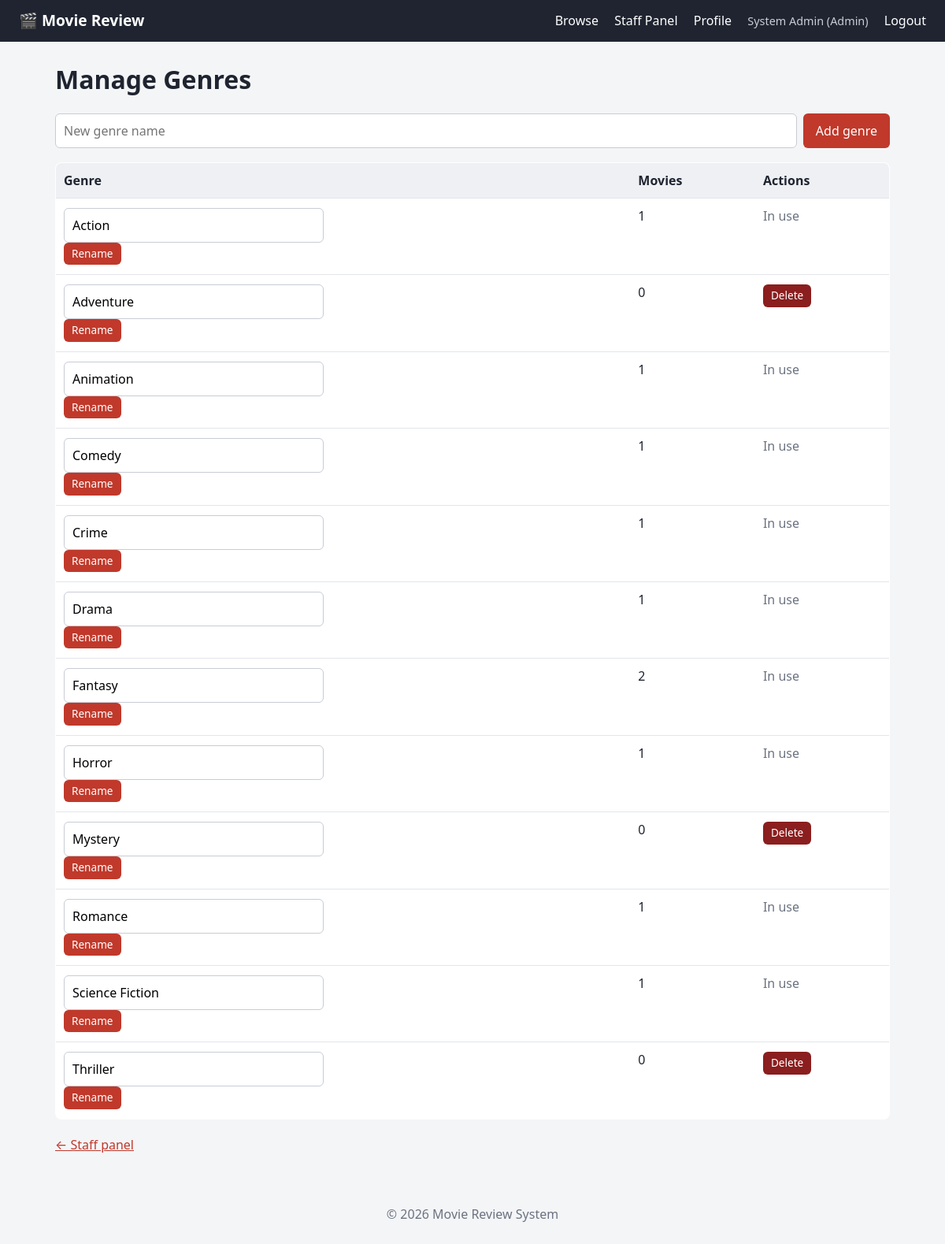
The app's page /genre.php (signed in) with its own data.
### tables this page shows
CREATE TABLE genres (
    genre_id   INT AUTO_INCREMENT PRIMARY KEY,
    genre_name VARCHAR(100) NOT NULL UNIQUE
);

### auth.php (called while the page is built, shortened)
<?php
function e($v): string { return htmlspecialchars((string)$v, ENT_QUOTES, 'UTF-8'); }

### genre.php (the view, shortened to what this page needs)
<?php
require_once __DIR__ . '/auth.php';
$genres = $pdo->query('SELECT g.*, COUNT(m.movie_id) AS movie_count FROM genres g
                       LEFT JOIN movies m ON m.genre_id = g.genre_id GROUP BY g.genre_id ORDER BY g.genre_name')->fetchAll();
require __DIR__ . '/header.php';
?>
<h1>Manage Genres</h1>
<form method="POST" class="filters">
    <input type="text" name="genre_name" placeholder="New genre name" maxlength="100" required>
    <button class="btn">Add genre</button>
</form>
<table class="table">
    <tr><th>Genre</th><th>Movies</th><th>Actions</th></tr>
    <?php foreach ($genres as $g): ?>
        <tr>
            <td>
                <form method="POST" class="inline">
                    <input type="text" name="genre_name" value="<?= e($g['genre_name']) ?>" maxlength="100" required>
                    <button class="btn btn-small">Rename</button>
                </form>
            </td>
            <td><?= (int)$g['movie_count'] ?></td>
            <td>
                <?php if ((int)$g['movie_count'] === 0): ?>
                <form method="POST" class="inline" onsubmit="return confirm('Delete this genre?');">
                    <button class="btn btn-small btn-danger">Delete</button>
                </form>
                <?php else: ?><span class="muted">In use</span><?php endif; ?>
            </td>
        </tr>
    <?php endforeach; ?>
</table>
<p><a href="admin.php">&larr; Staff panel</a></p>
<?php require __DIR__ . '/footer.php'; ?>

### style.css (style rules this page uses)
:root { --bg: #f4f5f7; --card: #fff; --text: #1f2430; --muted: #6b7280; --accent: #c0392b; --accent-dark: #962d22; --line: #e3e5ea; }
* { box-sizing: border-box; }
body { margin: 0; font-family: system-ui, -apple-system, "Segoe UI", Roboto, sans-serif; background: var(--bg); color: var(--text); line-height: 1.5; }
a { color: var(--accent); }
h1 { margin: .2em 0 .6em; }
input[type=text], input[type=email], input[type=password], input[type=number], select, textarea { width: 100%; padding: 9px 10px; border: 1px solid #c8ccd4; border-radius: 6px; font: inherit; background: #fff; }
.filters { display: flex; flex-wrap: wrap; gap: 8px; margin-bottom: 18px; }
.filters input[type=text], .filters select { width: auto; flex: 1 1 150px; }
.btn { display: inline-block; background: var(--accent); color: #fff; border: 0; padding: 9px 16px; border-radius: 6px; cursor: pointer; text-decoration: none; font: inherit; }
.btn-danger { background: #8b1e1e; }
.btn-small { padding: 4px 10px; font-size: .85rem; }
form.inline { display: inline-block; margin: 2px 0; }
.muted { color: var(--muted); }
.table { width: 100%; border-collapse: collapse; background: var(--card); border: 1px solid var(--line); border-radius: 8px; overflow: hidden; margin-bottom: 20px; }
.table th, .table td { padding: 10px; text-align: left; border-bottom: 1px solid var(--line); vertical-align: top; }
.table th { background: #eef0f4; }

### records on screen
genres: genre_name "Action", movie_count "1", shows "In use"
genres: genre_name "Adventure", movie_count "0"
genres: genre_name "Animation", movie_count "1", shows "In use"
genres: genre_name "Comedy", movie_count "1", shows "In use"
genres: genre_name "Crime", movie_count "1", shows "In use"
genres: genre_name "Drama", movie_count "1", shows "In use"
genres: genre_name "Fantasy", movie_count "2", shows "In use"
genres: genre_name "Horror", movie_count "1", shows "In use"
genres: genre_name "Mystery", movie_count "0"
genres: genre_name "Romance", movie_count "1", shows "In use"
genres: genre_name "Science Fiction", movie_count "1", shows "In use"
genres: genre_name "Thriller", movie_count "0"

### other values on screen
current_user()['name'] "System Admin"
role_label(user_role()) "Admin"
